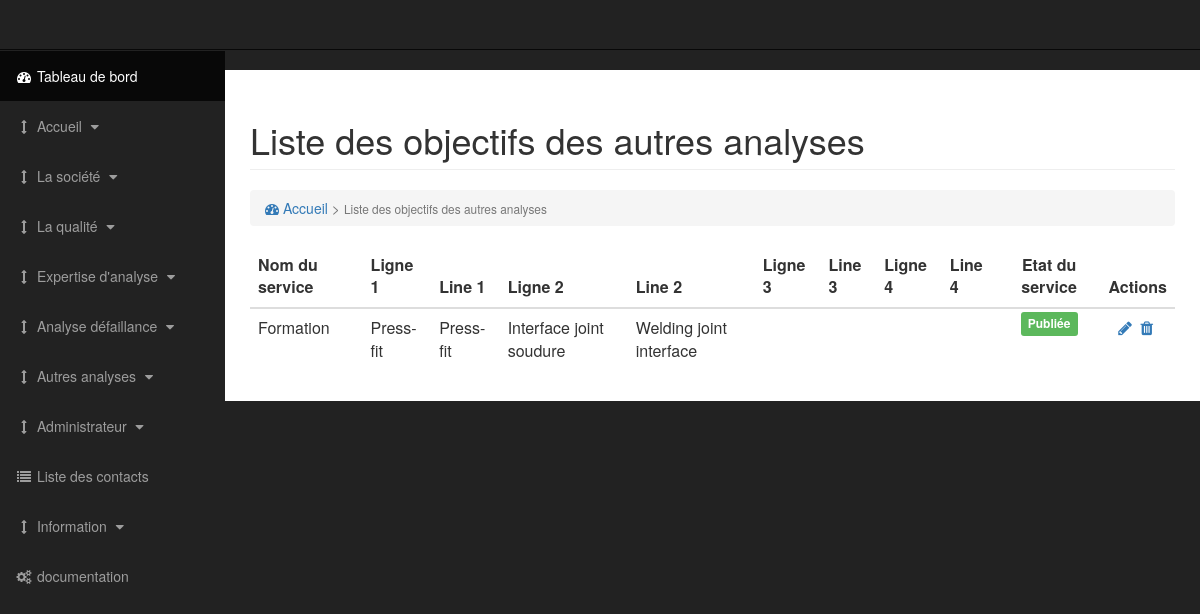
Page /admin/list-objectifaa.php (signed in) on the committed database.
### tables this page shows
CREATE TABLE IF NOT EXISTS `objectif` (
  `objectif_id` int(11) NOT NULL AUTO_INCREMENT,
  `objectif_ligne1` text,
  `objectif_line1` text,
  `objectif_ligne2` text,
  `objectif_line2` text,
  `objectif_ligne3` text,
  `objectif_line3` text,
  `objectif_ligne4` text,
  `objectif_line4` text,
  `objectif_serviceid` int(11) NOT NULL,
  `objectif_date` datetime DEFAULT NULL,
  `objectif_active` int(11) NOT NULL DEFAULT '0',
  PRIMARY KEY (`objectif_id`)
);

CREATE TABLE IF NOT EXISTS `service` (
  `service_id` int(11) NOT NULL AUTO_INCREMENT,
  `service_nom` varchar(200) NOT NULL,
  `service_name` varchar(200) DEFAULT NULL,
  `service_prix` varchar(50) NOT NULL DEFAULT '0',
  `service_typeid` int(11) NOT NULL,
  `service_duree` time DEFAULT NULL,
  `service_date` datetime DEFAULT NULL,
  `service_active` tinyint(1) NOT NULL DEFAULT '0',
  PRIMARY KEY (`service_id`)
);

### admin/process/t-list-objectifaa.php (called while the page is built, shortened)
<?php
    require('config.php');
    $prestations = $db->prepare('SELECT * FROM objectif AS p, service AS c WHERE c.service_typeid=3 AND p.objectif_serviceid = c.service_id ORDER BY p.objectif_active DESC');
    $prestations->execute();
 ?>

### admin/list-objectifaa.php (the view, shortened to what this page needs)
<?php
    require('process/t-list-objectifaa.php');
?>
<!DOCTYPE html>
<html lang="fr">
<head>
</head>
<body>
    <div id="wrapper">
        <nav class="navbar navbar-inverse navbar-fixed-top" role="navigation">
        </nav>
        <div id="page-wrapper">
            <div class="container-fluid">
                <div class="row">
                    <div class="col-lg-12">
                        <h1 class="page-header">
                            Liste des objectifs des autres analyses
                        </h1>
                        <ol class="breadcrumb">
                            <li class="active">
                                <a href="\choiqualitycontrol\admin\index.php"><i class="fa fa-dashboard"></i> Accueil</a> > <small>Liste des objectifs des autres analyses</small>
                            </li>
                        </ol>
                    </div>
                </div>
                <div class="row">
                    <div class="col-lg-12">
                        <table class="table striped-table">
                            <thead>
                                <tr>
                                    <th>Nom du service </th>
                                     <th>Ligne 1</th>
                                      <th>Line 1</th>
                                      <th>Ligne 2</th>
                                       <th>Line 2</th>
                                       <th>Ligne 3</th>
                                        <th>Line 3</th>
                                        <th>Ligne 4</th>
                                         <th>Line 4</th>
                                    <th class="text-center">Etat du service</th>
                                    <th class="text-center">Actions</th>
                                </tr>
                            </thead>
                            <tbody>
                                <?php while ($prest = $prestations->fetch()) { ?>
                                    <tr>
                                        <td><?= $prest['service_nom']?></td>
                                        <td><?= $prest['objectif_ligne1']?></td>
                                         <td><?= $prest['objectif_line1']?></td>
                                         <td><?= $prest['objectif_ligne2']?></td>
                                          <td><?= $prest['objectif_line2']?></td>
                                          <td><?= $prest['objectif_ligne3']?></td>
                                           <td><?= $prest['objectif_line3']?></td>
                                           <td><?= $prest['objectif_ligne4']?></td>
                                            <td><?= $prest['objectif_line4']?></td>
                                            <td class="text-center">
                                            <?php
                                                if($prest['objectif_active'] == 1){
                                                    echo '<span class="label label-success">Publiée</span>';
                                                }
                                                else{
                                                    echo '<span class="label label-warning">Non publiée</span>';
                                                }
                                            ?>
                                        </td>
                                        <td class="text-center">
                                            <span>
                                                <a role="button" title="Modifier la l'objectif" href="\choiqualitycontrol\admin\edit-objectifaa.php?nom=<?= $prest['objectif_ligne1'];?>&id=<?= $prest['objectif_id']?>"
                                                   class="edit fa fa-pencil" id="edit-<?= $prest['objectif_id']?>"></a>
                                            </span>
                                            <span>
                                                <?php if ($prest['objectif_active'] == 1) {?>
                                                <a role="button" title="Désactier l'objectif" href="\choiqualitycontrol\admin\list-objectifaa.php?act=disable&nom=<?= $prest['objectif_ligne1'];?>&id=<?= $prest['objectif_id']?>"
                                                   class="del fa fa-fw fa-trash" id="del-<?= $prest['objectif_id']?>"></a>
                                                <?php }else {?>
                                                <a role="button" title="Actier l'objectif" href="\choiqualitycontrol\admin\list-objectifaa.php?act=enable&nom=<?= $prest['objectif_ligne1'];?>&id=<?= $prest['objectif_id']?>"
                                                   class="del fa fa-fw fa-level-up" id="del-<?= $prest['objectif_id']?>"></a>
                                                <?php }?>
                                            </span>
                                        </td>
                                    </tr>
                                <?php } ?>
                            </tbody>
                        </table>
                    </div>
                </div>
            </div>
        </div>
    </div>
</body>
</html>

### assets/css/sb-admin.css (style rules this page uses)
body { margin-top: 100px; background-color: #222; }
@media (min-width:768px) { body { margin-top: 50px; } }
#wrapper { padding-left: 0; }
#page-wrapper { width: 100%; padding: 0; background-color: #fff; }
@media (min-width:768px) { #wrapper { padding-left: 225px; } }
@media (min-width:768px) { #page-wrapper { padding: 10px; } }
@media (min-width:768px) { .side-nav { position: fixed; top: 51px; left: 225px; width: 225px; margin-left: -225px; border: none; border-radius: 0; overflow-y: auto; background-color: #222; bottom: 0; overflow-x: hidden; padding-bottom: 40px; } }
@media (min-width:768px) { .side-nav>li>a { width: 225px; } }

### assets/css/style-admin.css (style rules this page uses)
.text-center { text-align: center; }

### rows in the picture
objectif: service.service_nom "Formation", objectif_ligne1 "Press-fit", objectif_line1 "Press-fit", objectif_ligne2 "Interface joint soudure", objectif_line2 "Welding joint interface", objectif_active "Publiée"
